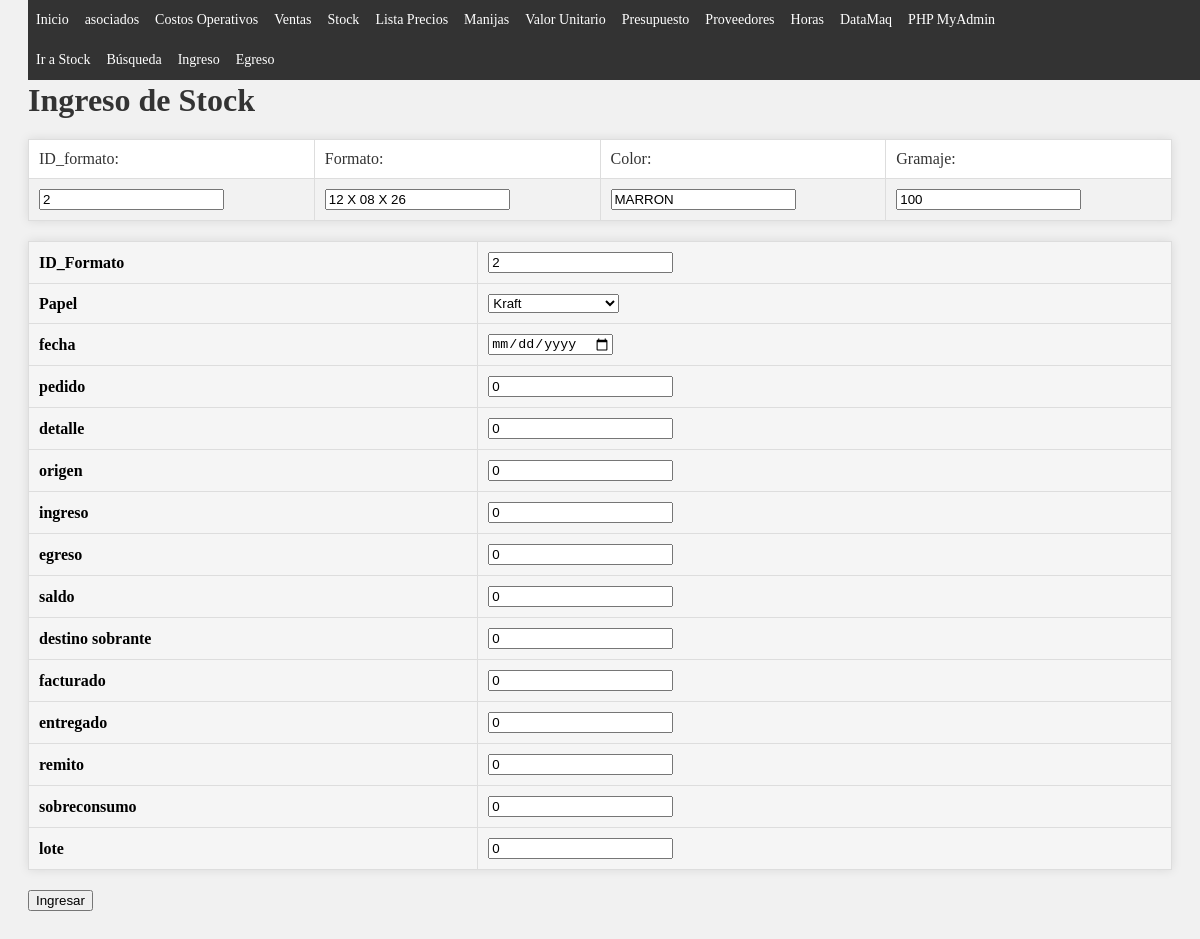
/Stock/input.php?ID_formato=2, run on an earlier commit of the app's database.
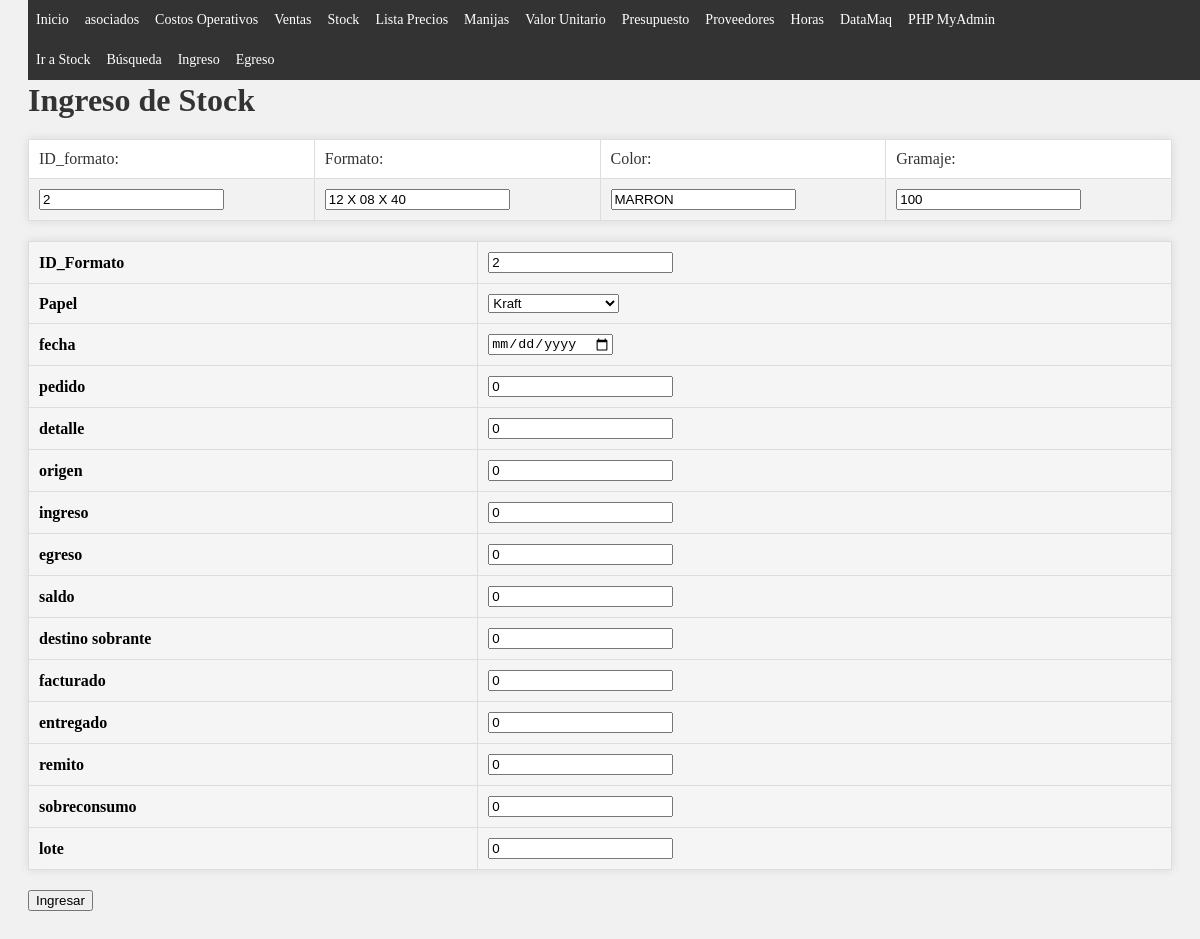
And on a later commit of the database.
### tables this page shows
CREATE TABLE `tabla_1` (
  `ID_formato` int(11) NOT NULL,
  `formato` varchar(14) NOT NULL,
  `color` varchar(11) NOT NULL,
  `gramaje` int(11) NOT NULL,
  `cantidades` int(11) NOT NULL,
  `manijas` bit(1) NOT NULL,
  `fechatiempo` timestamp NULL DEFAULT CURRENT_TIMESTAMP ON UPDATE CURRENT_TIMESTAMP
);

### Stock/input.php (the view, shortened to what this page needs)
<!DOCTYPE html>
<html>
<head>
    <link rel="stylesheet" href="../CSS/style.css">
    <?php
    require "../includes/header.php";
    require_once 'conn.php';
    $ID_formato = $_GET['ID_formato'];
    $query  = "SELECT * FROM tabla_1 WHERE ID_formato = $ID_formato";
    $result = mysqli_query($conn, $query);
    $row    = mysqli_fetch_assoc($result);
    if ($row) {
        $formato    = $row['formato'];
        $color      = $row['color'  ];
        $gramaje    = $row['gramaje'];
    } else {
        $formato    = "";
        $color      = "";
        $gramaje    = "";
    }
    ?>
</head>
<body>
<div class='topnav2'>
    <ul>
        <li class="<?php echo (basename($_SERVER['PHP_SELF']) == '../stock.php')       ? 'active' : ''; ?>">   <a href='../stock.php'                                             >Ir a Stock    </a></li>
        <li class="<?php echo (basename($_SERVER['PHP_SELF']) == 'busqueda.php')    ? 'active' : ''; ?>">   <a href='busqueda.php?ID_formato=   <?php echo $ID_formato;?>'  >Búsqueda       </a></li>
        <li class="<?php echo (basename($_SERVER['PHP_SELF']) == 'ingreso.php')     ? 'active' : ''; ?>">   <a href='ingreso.php?ID_formato=    <?php echo $ID_formato;?>'  >Ingreso        </a></li>
        <li class="<?php echo (basename($_SERVER['PHP_SELF']) == 'egreso.php')      ? 'active' : ''; ?>">   <a href='egreso.php?ID_formato=     <?php echo $ID_formato;?>'  >Egreso         </a></li>
    </ul>
</div>
    <h1>Ingreso de Stock</h1>
    <form action="procesar.php" method="GET">
        <table>
            <tr>
                <td><label for="ID_formato" >ID_formato:    </label></td>
                <td><label for="formato"    >Formato:       </label></td>
                <td><label for="color"      >Color:         </label></td>
                <td><label for="gramaje"    >Gramaje:       </label></td>
            </tr>
            <tr>
                <td><input type="text" id="ID_formato"          name="ID_formato"       value="<?php echo $ID_formato;      ?>" readonly></td>
                <td><input type="text" id="formato"     name="formato"  value="<?php echo $formato; ?>" readonly></td>
                <td><input type="text" id="color"       name="color"    value="<?php echo $color;   ?>" readonly></td>
                <td><input type="text" id="gramaje"     name="gramaje"  value="<?php echo $gramaje; ?>" readonly></td>
            </tr>
        </table>
        <table>
            <tr>
                <th>ID_Formato               </th>
                <th><input type="text" name="ID_formato" id="ID_formato" value=<?php echo $ID_formato; ?> readonly></th>
            </tr>
            <tr>
                <th>Papel               </th>
                <th><select name="papel">
                        <option value="Kraft">Kraft</option>
                    </select>
                </th>
            </tr>
            <tr>
                <th>fecha               </th>
                <th><input type="date" name="fecha" id="fecha" value = "0" ></th>
            </tr>
            <tr>
                <th>pedido              </th>
                <th><input type="number" name="pedido" id="pedido" value = "0" ></th>
            </tr>
            <tr>
                <th>detalle             </th>
                <th><input type="text" name="detalle" id="detalle" value = "0" ></th>
            </tr>
            <tr>
                <th>origen              </th>
                <th><input type="text" name="origen" id="origen" value = "0" ></th>
            </tr>
            <tr>
                <th>ingreso             </th>
                <th><input type="text" name="ingreso" id="ingreso" value = "0" ></th>
            </tr>
            <tr>
                <th>egreso              </th>
                <th><input type="text" name="egreso" id="egreso" value = "0" ></th>
            </tr>
            <tr>
                <th>saldo               </th>
                <th><input type="text" name="saldo" id="saldo" value = "0" ></th>
            </tr>
            <tr>
                <th>destino	sobrante    </th>
                <th><input type="text" name="destino_sobrante" id="destino_sobrante" value = "0" ></th>
            </tr>
            <tr>
                <th>facturado           </th>
                <th><input type="text" name="facturado" id="facturado" value = "0" ></th>
            </tr>
            <tr>
                <th>entregado           </th>
                <th><input type="text" name="entregado" id="entregado" value = "0" ></th>
            </tr>
            <tr>
                <th>remito              </th>
                <th><input type="text" name="remito" id="remito" value = "0" ></th>
            </tr>
            <tr>
                <th>sobreconsumo        </th>
                <th><input type="text" name="sobreconsumo" id="sobreconsumo" value = "0" ></th>
            </tr>
            <tr>
                <th>lote                </th>
                <th><input type="text" name="lote" id="lote" value = "0" ></th>
            </tr>
        </table>
        <input type="submit" name="add" value="Ingresar">
    </form>
</body>
</html>

What changed in the data, as far as the page shows it:
changed tabla_1 "MARRON": formato "12 X 08 X 26" → "12 X 08 X 40"
